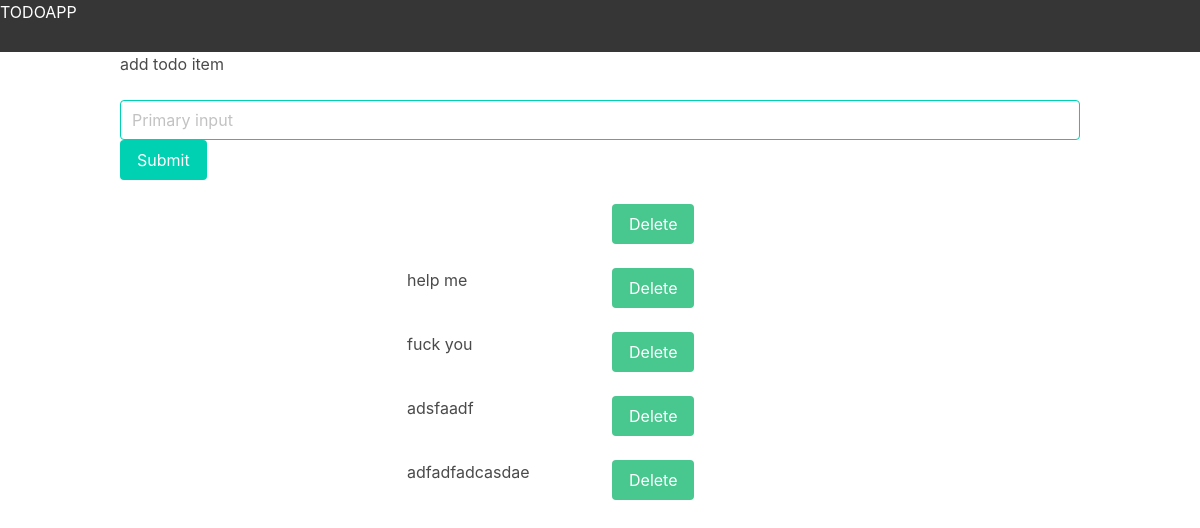
The app's page /, older data.
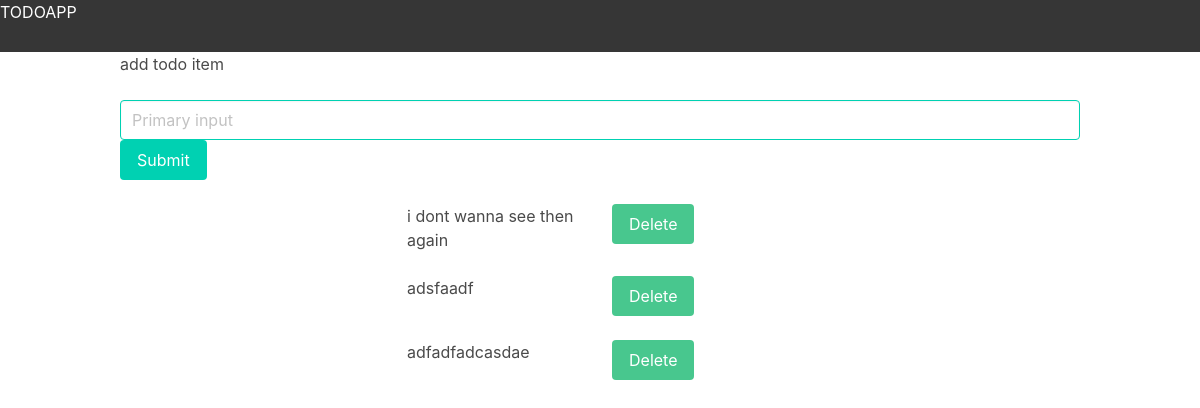
The same page, newer data.
### todoapp/models.py (models this page shows)
class Todo(models.Model):
    created_at = models.DateTimeField()
    item = models.CharField(max_length=300)

### todoapp/views.py (the view)
# urls.py: path('',index,name="index"),
def index(request):
    if request.method == "POST":
        added_date = timezone.now()
        item = request.POST["items"]
        Todo.objects.create(created_at=added_date,item=item)
    todo_items=Todo.objects.all().order_by("-created_at")
    context={
       'lists':todo_items
    }
    return render(request,'index.html',context=context)

### todoapp/templates/index.html (shortened to what this page needs)
{% extends 'base.html' %}
{% block content %}
<div class="columns">
    <div class="column">
        add todo item
    </div>
</div>
<div class="columns">
    <div class="column">
        <form action="/" method="post">
            <input class="input is-primary" name="items"type="text" placeholder="Primary input">
            <div class="control">
                <button class="button is-primary">Submit</button>
              </div>
            </form>
    </div>
</div>
<div class='columns is-mobile is-centered'>
    <div class='column is-5'>
        <div class='list'>
            <ul>
                {% for i in lists %}
                <div class="columns">
                    <div class="column">
                            <li>
                               {{i.item}}
                            </li>
                    </div>
                    <div class="column">
                        <form action="delete_todo/{{ i.id }}/" method="post">
                        <button class="button is-success">
                           Delete
                          </button>
                        </form>
                    </div>
                  </div>
                {% endfor %}
            </ul>
        </div>
    </div>
</div>
{% endblock content %}

### todoapp/templates/base.html (shortened to what this page needs)
<!DOCTYPE html>
<html lang="en">
<head>
    <link rel="stylesheet" href="https://cdn.jsdelivr.net/npm/bulma@0.9.3/css/bulma.min.css">
</head>
<body>
    <nav class="navbar is-dark    " role="navigation" aria-label="main navigation">
        <div class="navbar-brand">
        <h1>TODOAPP</h1>
        </div>
      </nav>
      <div class="container">
        {% block content %}
        {% endblock content %}
        </div>
</body>
</html>

Row changes from the older to the newer data that the page shows:
removed Todo: item "help me"
removed Todo: item "fuck you"
added Todo: item "i dont wanna see then again"
